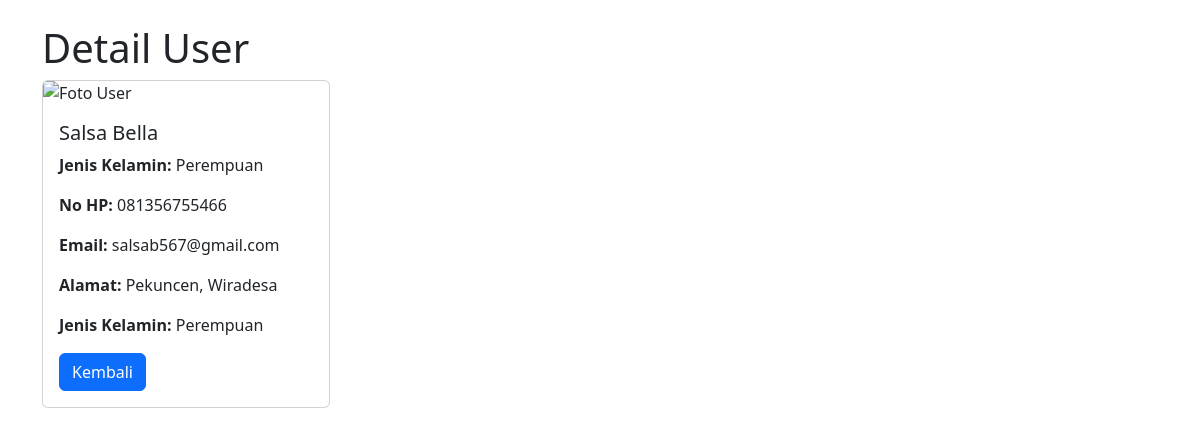
Screenshot of /detail.php?id=1 with the database file from the repository.
### tables this page shows
CREATE TABLE `tb_users` (
  `id` int(10) NOT NULL,
  `nama` varchar(255) NOT NULL,
  `alamat` varchar(255) NOT NULL,
  `no_hp` char(13) NOT NULL,
  `email` varchar(30) NOT NULL,
  `jenis_kelamin` enum('Laki-Laki','Perempuan') NOT NULL,
  `foto` blob NOT NULL
);

### detail.php (the view, shortened to what this page needs)
<?php
$servername = "localhost";
$username = "root";
$password = "";
$dbname = "db_php";
$conn = new mysqli($servername, $username, $password, $dbname);
if (isset($_GET['id'])) {
    $id = $_GET['id'];
    $sql = "SELECT * FROM tb_users WHERE id = $id";
    $result = $conn->query($sql);
    if ($result->num_rows > 0) {
        $row = $result->fetch_assoc();
    } else {
        echo "Data tidak ditemukan.";
        exit;
    }
} else {
    echo "ID tidak ditemukan.";
    exit;
}
?>
<!doctype html>
<html lang="en">
<head>
    <link href="https://cdn.jsdelivr.net/npm/bootstrap@5.3.3/dist/css/bootstrap.min.css" rel="stylesheet">
</head>
<body>
<div class="container mt-4">
    <h1>Detail User</h1>
    <div class="card" style="width: 18rem;">
        <img src="detail.php?id=<?php echo $row['id']; ?>&show_image=1" class="card-img-top" alt="Foto User">
        <div class="card-body">
            <h5 class="card-title"><?php echo $row['nama']; ?></h5>
            <p class="card-text"><strong>Jenis Kelamin:</strong> <?php echo $row['jenis_kelamin']; ?></p>
            <p class="card-text"><strong>No HP:</strong> <?php echo $row['no_hp']; ?></p>
            <p class="card-text"><strong>Email:</strong> <?php echo $row['email']; ?></p>
            <p class="card-text"><strong>Alamat:</strong> <?php echo $row['alamat']; ?></p>
            <p class="card-text"><strong>Jenis Kelamin:</strong> <?php echo $row['jenis_kelamin']; ?></p>
            <a href="index.php" class="btn btn-primary">Kembali</a>
        </div>
    </div>
</div>
</body>
</html>

### rows the page displays
tb_users: nama "Salsa Bella", jenis_kelamin "Perempuan", no_hp "081356755466", email "salsab567@gmail.com", alamat "Pekuncen, Wiradesa"
